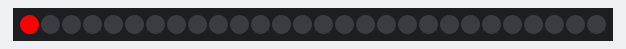
This sketch was run on a simulated Arduino Uno, built with avr-gcc and run on an emulated ATmega328P. On the bench: 28 RGB LEDs in strip order, left to right.

Above: at 0.05 s.
At 0.66 s:
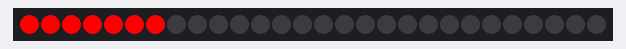
At 1.36 s:
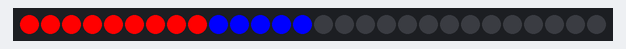
At 2.07 s:
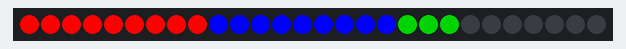
At 2.8 s:
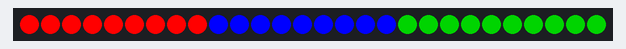

The sketch:

ws2812_initial.ino
```cpp
#include <FastLED.h>


#define Neopixel_PIN    10
#define NUM_LEDS    28
CRGB leds[NUM_LEDS]; //LEDの変数宣言

void LED_Start_up() {
  int Time = 100;
  int i = 0;
  //点灯
  for (i = 0; i < 9; i++) {
    leds[i] = CRGB::Red;
    FastLED.show();
    delay(Time);
  }
  for (i = 9; i < 18; i++) {
    leds[i] = CRGB::Blue;
    FastLED.show();
    delay(Time);
  }
  for (i = 18; i < 28; i++) {
    leds[i] = CRGB::Green;
    FastLED.show();
    delay(Time);
  }
  //消灯
  for (i = 28; i > 18; i--) {
    leds[i] = CRGB(0, 0, 0);
    FastLED.show();
    delay(Time);
  }
  for (i = 18; i > 9; i--) {
    leds[i] = CRGB(0, 0, 0);
    FastLED.show();
    delay(Time);
  }
  for (i = 9; i >= 0; i--) {
    leds[i] = CRGB(0, 0, 0);
    FastLED.show();
    delay(Time);
  }

}

void setup() {
  FastLED.addLeds<WS2811, Neopixel_PIN>(leds, NUM_LEDS);

}

void loop() {

  LED_Start_up();
}
```
